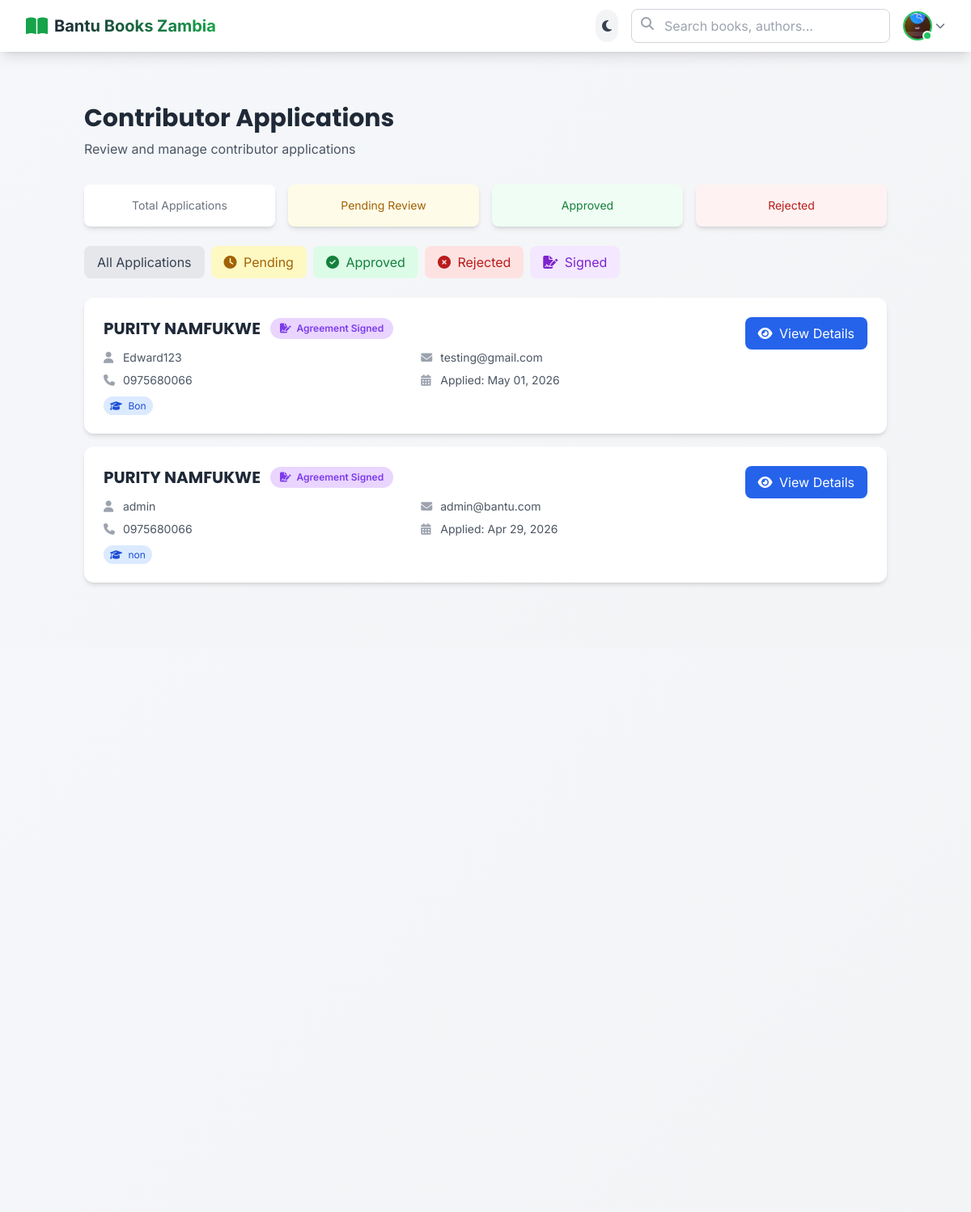
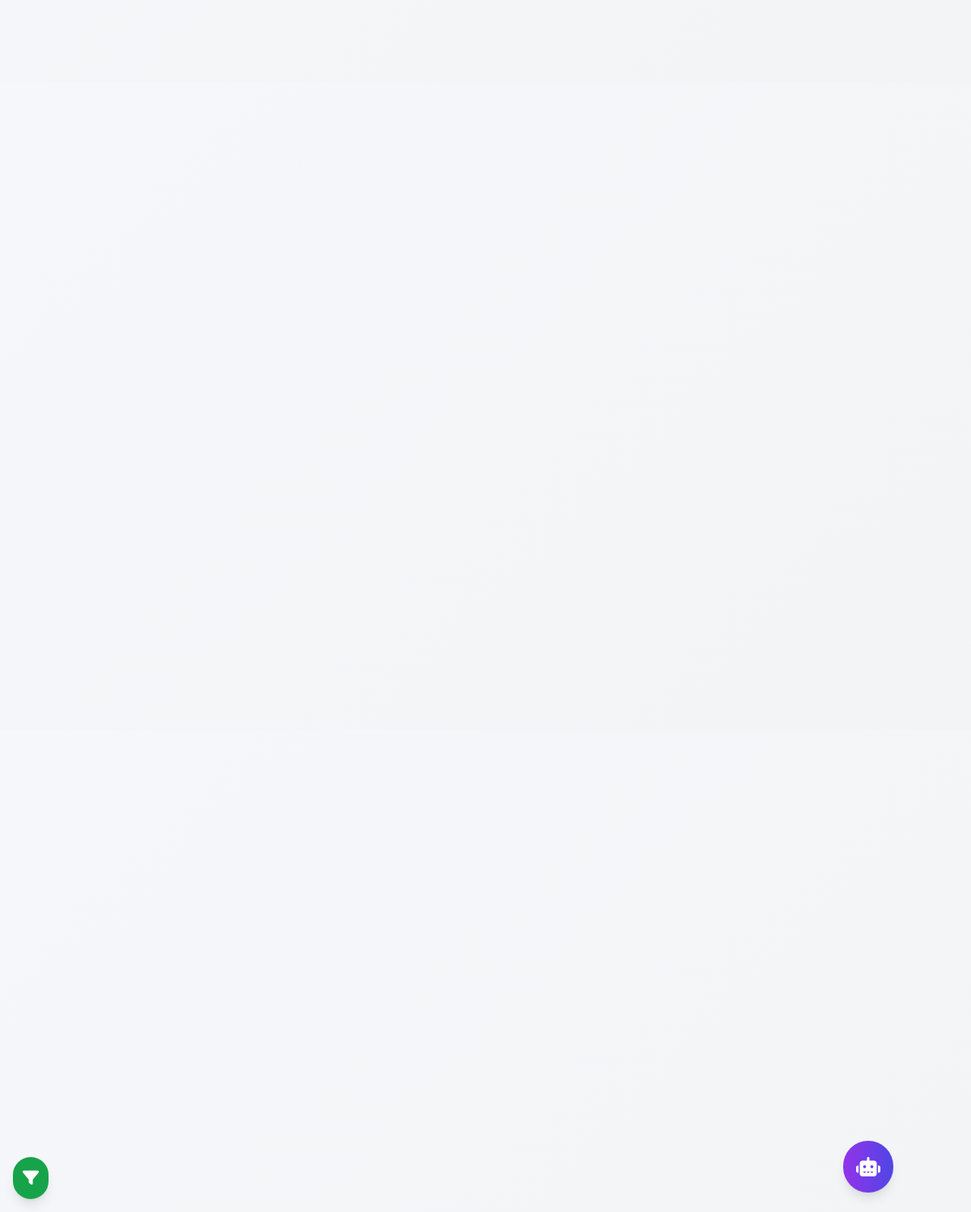
Page /books/admin/manage-applications/ (signed in) on the committed database (2 pictures, top to bottom).
### accounts/models.py (models this page shows, shortened)
class User(AbstractUser):
    USER_TYPE_CHOICES = (
        ('guest', 'Guest Account'),
        ('basic', 'Basic - Free Plan'),
        ('premium', 'Premium - Monthly Subscription'),
        ('lifetime', 'Lifetime - One-time Payment'),
        ('institution', 'Institutional License'),
    )
    PROVINCE_CHOICES = (
        ('central', 'Central Province'),
        ('copperbelt', 'Copperbelt Province'),
        ('eastern', 'Eastern Province'),
        ('luapula', 'Luapula Province'),
        ('lusaka', 'Lusaka Province'),
        ('muchinga', 'Muchinga Province'),
        ('northern', 'Northern Province'),
        ('northwestern', 'North-Western Province'),
        ('southern', 'Southern Province'),
        ('western', 'Western Province'),
    )
    phone_regex = RegexValidator(
        regex=r'^\+?260?\d{9}$',
        message="Phone number must be in format: +260XXXXXXXXX or 09XXXXXXXX"
    )
    user_type = models.CharField(
        max_length=20,
        choices=USER_TYPE_CHOICES,
        default='basic'
    )
    phone_number = models.CharField(
        max_length=15,
        validators=[phone_regex],
        unique=True,
        null=True,
        blank=True
    )
    national_id = models.CharField(
        max_length=20,
        unique=True,
        null=True,
        blank=True,
        help_text="Zambian National Registration Card (NRC) number"
    )
    province = models.CharField(
        max_length=50,
        choices=PROVINCE_CHOICES,
        null=True,
        blank=True
    )
    district = models.CharField(max_length=100, blank=True)
    constituency = models.CharField(max_length=100, blank=True)
    school_or_work = models.CharField(max_length=200, blank=True)
    subscription_expiry = models.DateTimeField(null=True, blank=True)
    credits_balance = models.DecimalField(
        max_digits=10,
        decimal_places=2,
        default=0.00,
        help_text="Balance in Zambian Kwacha (K)"
    )
    profile_picture = models.ImageField(
        upload_to='profile_pics/%Y/%m/',
        null=True,
        blank=True
    )
    bio = models.TextField(max_length=500, blank=True)
    email_verified = models.BooleanField(default=False)
    two_factor_enabled = models.BooleanField(default=False)
    last_login_ip = models.GenericIPAddressField(null=True, blank=True)
    verification_token = models.CharField(max_length=100, blank=True)
    reset_token = models.CharField(max_length=100, blank=True)
    total_downloads = models.IntegerField(default=0)
    total_uploads = models.IntegerField(default=0)
    total_views = models.IntegerField(default=0)
    is_verified = models.BooleanField(default=False)
    is_suspended = models.BooleanField(default=False)
    suspension_reason = models.TextField(blank=True)
    created_at = models.DateTimeField(auto_now_add=True)
    updated_at = models.DateTimeField(auto_now=True)
    class Meta:
        db_table = 'users'
        ordering = ['-date_joined']
        verbose_name = 'User'
        verbose_name_plural = 'Users'
        indexes = [
            models.Index(fields=['email']),
            models.Index(fields=['user_type']),
            models.Index(fields=['phone_number']),
            models.Index(fields=['national_id']),
            models.Index(fields=['-date_joined']),
        ]
    def get_full_name(self):
        if self.first_name and self.last_name:
            return f"{self.first_name} {self.last_name}"
        return self.username

### books/models.py (models this page shows, shortened)
class ContributorApplication(models.Model):
    STATUS_CHOICES = (
        ('pending', 'Pending Review'),
        ('approved', 'Approved'),
        ('rejected', 'Rejected'),
        ('signed', 'Agreement Signed'),
    )
    user = models.ForeignKey(settings.AUTH_USER_MODEL, on_delete=models.CASCADE, related_name='contributor_applications')
    full_name = models.CharField(max_length=200)
    email = models.EmailField()
    phone_number = models.CharField(max_length=15)
    address = models.TextField()
    grade12_certificate = models.FileField(
        upload_to='contributor/certificates/%Y/%m/',
        validators=[FileExtensionValidator(['pdf', 'jpg', 'png'])],
        help_text="Upload your Grade 12 certificate"
    )
    nrc_document = models.FileField(
        upload_to='contributor/nrc/%Y/%m/',
        validators=[FileExtensionValidator(['pdf', 'jpg', 'png'])],
        help_text="Upload scanned NRC document"
    )
    teaching_experience = models.TextField(blank=True, help_text="Teaching experience if any")
    writing_experience = models.TextField(blank=True, help_text="Writing experience if any")
    subject_specialization = models.CharField(max_length=200, blank=True)
    reason_to_contribute = models.TextField(help_text="Why do you want to contribute books?")
    status = models.CharField(max_length=20, choices=STATUS_CHOICES, default='pending')
    admin_notes = models.TextField(blank=True)
    reviewed_by = models.ForeignKey(settings.AUTH_USER_MODEL, on_delete=models.SET_NULL, null=True, blank=True, related_name='reviewed_applications')
    reviewed_at = models.DateTimeField(null=True, blank=True)
    agreement_signed = models.BooleanField(default=False)
    agreement_signed_at = models.DateTimeField(null=True, blank=True)
    agreement_signature = models.TextField(blank=True, help_text="Base64 encoded signature image")
    signature_ip = models.GenericIPAddressField(null=True, blank=True)
    created_at = models.DateTimeField(auto_now_add=True)
    updated_at = models.DateTimeField(auto_now=True)
    class Meta:
        ordering = ['-created_at']
        verbose_name = "Contributor Application"
        verbose_name_plural = "Contributor Applications"
        indexes = [
            models.Index(fields=['status']),
            models.Index(fields=['user', '-created_at']),
        ]

### books/views.py (the view, shortened to what this page needs)
# urls.py: path('admin/manage-applications/', views.manage_applications, name='manage_applications'),
@staff_member_required
def manage_applications(request):
    applications = ContributorApplication.objects.all().order_by('-created_at')
    pending_apps = applications.filter(status='pending')
    approved_apps = applications.filter(status='approved')
    rejected_apps = applications.filter(status='rejected')
    context = {
        'applications': applications,
        'pending_apps': pending_apps,
        'approved_apps': approved_apps,
        'rejected_apps': rejected_apps,
    }
    return render(request, 'books/manage_applications.html', context)

### books/templates/books/manage_applications.html (shortened to what this page needs)
{% extends 'base.html' %}
{% load static %}
{% load humanize %}
{% block content %}
<div class="container mx-auto px-4 py-8">
    <div class="max-w-6xl mx-auto">
        <div class="mb-8">
            <h1 class="text-3xl font-bold text-gray-800 mb-2">Contributor Applications</h1>
            <p class="text-gray-600">Review and manage contributor applications</p>
        </div>
        <div class="grid grid-cols-1 md:grid-cols-4 gap-4 mb-6">
            <div class="bg-white rounded-lg shadow-md p-4 text-center">
                <p class="text-sm text-gray-500">Total Applications</p>
            </div>
            <div class="bg-yellow-50 rounded-lg shadow-md p-4 text-center">
                <p class="text-sm text-yellow-700">Pending Review</p>
            </div>
            <div class="bg-green-50 rounded-lg shadow-md p-4 text-center">
                <p class="text-sm text-green-700">Approved</p>
            </div>
            <div class="bg-red-50 rounded-lg shadow-md p-4 text-center">
                <p class="text-sm text-red-700">Rejected</p>
            </div>
        </div>
        <div class="flex flex-wrap gap-2 mb-6">
            <button onclick="filterApps('all')" class="filter-btn px-4 py-2 rounded-lg transition {% if active_filter == 'all' %}bg-green-600 text-white{% else %}bg-gray-200 text-gray-700 hover:bg-gray-300{% endif %}">
                All Applications
            </button>
            <button onclick="filterApps('pending')" class="filter-btn px-4 py-2 rounded-lg transition {% if active_filter == 'pending' %}bg-yellow-500 text-white{% else %}bg-yellow-100 text-yellow-700 hover:bg-yellow-200{% endif %}">
                <i class="fas fa-clock mr-1"></i> Pending
            </button>
            <button onclick="filterApps('approved')" class="filter-btn px-4 py-2 rounded-lg transition {% if active_filter == 'approved' %}bg-green-600 text-white{% else %}bg-green-100 text-green-700 hover:bg-green-200{% endif %}">
                <i class="fas fa-check-circle mr-1"></i> Approved
            </button>
            <button onclick="filterApps('rejected')" class="filter-btn px-4 py-2 rounded-lg transition {% if active_filter == 'rejected' %}bg-red-600 text-white{% else %}bg-red-100 text-red-700 hover:bg-red-200{% endif %}">
                <i class="fas fa-times-circle mr-1"></i> Rejected
            </button>
            <button onclick="filterApps('signed')" class="filter-btn px-4 py-2 rounded-lg transition {% if active_filter == 'signed' %}bg-purple-600 text-white{% else %}bg-purple-100 text-purple-700 hover:bg-purple-200{% endif %}">
                <i class="fas fa-file-signature mr-1"></i> Signed
            </button>
        </div>
        <div class="space-y-4" id="applicationsList">
            {% for app in applications %}
            <div class="application-card bg-white rounded-xl shadow-md overflow-hidden transition" data-status="{{ app.status }}" data-id="{{ app.id }}">
                <div class="p-6">
                    <div class="flex flex-wrap justify-between items-start gap-4">
                        <div class="flex-1">
                            <div class="flex items-center gap-3 mb-2 flex-wrap">
                                <h3 class="text-xl font-bold text-gray-800">{{ app.full_name }}</h3>
                                <span class="status-badge status-{{ app.status }}">
                                    {% if app.status == 'pending' %}
                                        <i class="fas fa-clock mr-1"></i> Pending Review
                                    {% elif app.status == 'approved' %}
                                        <i class="fas fa-check-circle mr-1"></i> Approved
                                    {% elif app.status == 'rejected' %}
                                        <i class="fas fa-times-circle mr-1"></i> Rejected
                                    {% elif app.status == 'signed' %}
                                        <i class="fas fa-file-signature mr-1"></i> Agreement Signed
                                    {% endif %}
                                </span>
                            </div>
                            <div class="grid grid-cols-1 md:grid-cols-2 gap-2 mt-3">
                                <p class="text-gray-600 text-sm">
                                    <i class="fas fa-user w-5 text-gray-400"></i> {{ app.user.username }}
                                </p>
                                <p class="text-gray-600 text-sm">
                                    <i class="fas fa-envelope w-5 text-gray-400"></i> {{ app.email }}
                                </p>
                                <p class="text-gray-600 text-sm">
                                    <i class="fas fa-phone w-5 text-gray-400"></i> {{ app.phone_number }}
                                </p>
                                <p class="text-gray-600 text-sm">
                                    <i class="fas fa-calendar-alt w-5 text-gray-400"></i> Applied: {{ app.created_at|date:"M d, Y" }}
                                </p>
                            </div>
                            {% if app.subject_specialization %}
                            <div class="mt-2">
                                <span class="text-xs bg-blue-100 text-blue-700 px-2 py-1 rounded-full">
                                    <i class="fas fa-graduation-cap mr-1"></i> {{ app.subject_specialization }}
                                </span>
                            </div>
                            {% endif %}
                        </div>
                        <div class="flex gap-2">
                            <button onclick="viewApplication({{ app.id }})" class="bg-blue-600 text-white px-4 py-2 rounded-lg hover:bg-blue-700 transition">
                                <i class="fas fa-eye mr-1"></i> View Details
                            </button>
                        </div>
                    </div>
                </div>
            </div>
            {% empty %}
            <div class="text-center py-16 bg-white rounded-xl shadow">
                <i class="fas fa-inbox text-7xl text-gray-300 mb-4"></i>
                <h3 class="text-xl font-bold text-gray-700 mb-2">No Applications</h3>
                <p class="text-gray-500">No contributor applications found.</p>
            </div>
            {% endfor %}
        </div>
    </div>
</div>
{% endblock %}

### templates/includes/header.html (shortened to what this page needs)
{% load static %}
<nav class="bg-white dark:bg-gray-900 shadow-lg sticky top-0 z-50 transition-all duration-300" id="mainNav">
    <div class="max-w-7xl mx-auto px-4 sm:px-6 lg:px-8">
        <div class="flex justify-between items-center h-16">
            <div class="flex items-center">
                <a href="{% url 'core:home' %}" class="flex items-center space-x-2 group">
                    <div class="relative">
                        <i class="fas fa-book-open text-2xl text-green-600 dark:text-green-400 group-hover:scale-110 transition-transform duration-300"></i>
                    </div>
                    <span class="text-xl font-bold bg-gradient-to-r from-gray-800 to-green-600 dark:from-white dark:to-green-400 bg-clip-text text-transparent group-hover:from-green-600 group-hover:to-gray-800 dark:group-hover:from-green-400 dark:group-hover:to-white transition-all duration-300">
                    </span>
                </a>
            </div>
            <div class="flex items-center space-x-4">
                <button id="darkModeToggle" class="p-2 rounded-full bg-gray-100 dark:bg-gray-800 text-gray-700 dark:text-gray-300 hover:bg-gray-200 dark:hover:bg-gray-700 transition-all duration-300">
                    <i id="darkModeIcon" class="fas fa-moon"></i>
                </button>
                <div class="hidden md:block relative">
                    <form action="{% url 'books:search_books' %}" method="GET" class="relative" id="searchForm">
                        <input type="text"
                               name="q"
                               id="searchInput"
                               placeholder="Search books, authors..."
                               class="search-input w-80 px-4 py-2 pl-10 pr-10 border border-gray-300 dark:border-gray-600 dark:bg-gray-800 dark:text-white rounded-lg focus:outline-none focus:border-green-500 focus:ring-2 focus:ring-green-200 dark:focus:ring-green-800 transition-all duration-300"
                               autocomplete="off">
                        <i class="fas fa-search absolute left-3 top-2.5 text-gray-400 dark:text-gray-500 transition-colors duration-300"></i>
                    </form>
                </div>
                {% if user.is_authenticated %}
                    <div class="relative" id="userMenu">
                        <button class="flex items-center focus:outline-none group" id="userMenuBtn">
                            <div class="relative">
                                {% if user.profile_picture %}
                                    <img src="{{ user.profile_picture.url }}" class="w-9 h-9 rounded-full object-cover border-2 border-green-500 dark:border-green-400 group-hover:border-green-600 transition-all duration-300 group-hover:scale-105">
                                {% else %}
                                    <div class="w-9 h-9 bg-gradient-to-r from-green-500 to-green-600 rounded-full flex items-center justify-center text-white font-semibold shadow-md group-hover:scale-105 transition-all duration-300">
                                        {{ user.username|first|upper }}
                                    </div>
                                {% endif %}
                                <div class="absolute bottom-0 right-0 w-3 h-3 bg-green-500 border-2 border-white dark:border-gray-900 rounded-full"></div>
                            </div>
                            <i class="fas fa-chevron-down text-gray-500 dark:text-gray-400 text-xs ml-1 transition-transform duration-300 group-hover:rotate-180"></i>
                        </button>
                    </div>
                {% endif %}
            </div>
        </div>
    </div>
</nav>

### rows in the picture
User: profile_picture (picture)
ContributorApplication: full_name "PURITY NAMFUKWE", status "signed" (drawn), user.username "Edward123", email "testing@gmail.com", phone_number "0975680066", created_at "May 01, 2026", subject_specialization "Bon"
ContributorApplication: full_name "PURITY NAMFUKWE", status "signed" (drawn), user.username "admin", email "admin@bantu.com", phone_number "0975680066", created_at "Apr 29, 2026", subject_specialization "non"
